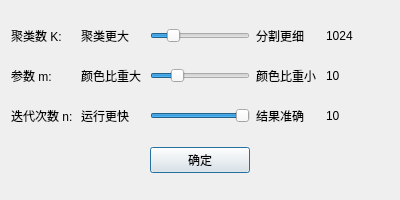
<?xml version="1.0" encoding="UTF-8"?>
<ui version="4.0">
 <class>DialogSlic</class>
 <widget class="QDialog" name="DialogSlic">
  <property name="geometry">
   <rect>
    <x>0</x>
    <y>0</y>
    <width>400</width>
    <height>200</height>
   </rect>
  </property>
  <property name="windowTitle">
   <string>Dialog</string>
  </property>
  <layout class="QGridLayout" name="gridLayout">
   <item row="0" column="3">
    <widget class="QLabel" name="label_7">
     <property name="text">
      <string>分割更细</string>
     </property>
    </widget>
   </item>
   <item row="1" column="1">
    <widget class="QLabel" name="label_5">
     <property name="text">
      <string>颜色比重大</string>
     </property>
    </widget>
   </item>
   <item row="2" column="4">
    <widget class="QLabel" name="nval">
     <property name="text">
      <string>10</string>
     </property>
    </widget>
   </item>
   <item row="1" column="3">
    <widget class="QLabel" name="label_8">
     <property name="text">
      <string>颜色比重小</string>
     </property>
    </widget>
   </item>
   <item row="0" column="4">
    <widget class="QLabel" name="kval">
     <property name="text">
      <string>1024</string>
     </property>
    </widget>
   </item>
   <item row="2" column="3">
    <widget class="QLabel" name="label_9">
     <property name="text">
      <string>结果准确</string>
     </property>
    </widget>
   </item>
   <item row="1" column="4">
    <widget class="QLabel" name="mval">
     <property name="text">
      <string>10</string>
     </property>
    </widget>
   </item>
   <item row="1" column="2">
    <widget class="QSlider" name="sliderM">
     <property name="sizePolicy">
      <sizepolicy hsizetype="Fixed" vsizetype="Fixed">
       <horstretch>0</horstretch>
       <verstretch>0</verstretch>
      </sizepolicy>
     </property>
     <property name="minimumSize">
      <size>
       <width>100</width>
       <height>0</height>
      </size>
     </property>
     <property name="minimum">
      <number>1</number>
     </property>
     <property name="maximum">
      <number>40</number>
     </property>
     <property name="value">
      <number>10</number>
     </property>
     <property name="orientation">
      <enum>Qt::Horizontal</enum>
     </property>
    </widget>
   </item>
   <item row="0" column="2">
    <widget class="QSlider" name="sliderK">
     <property name="sizePolicy">
      <sizepolicy hsizetype="Fixed" vsizetype="Fixed">
       <horstretch>0</horstretch>
       <verstretch>0</verstretch>
      </sizepolicy>
     </property>
     <property name="minimumSize">
      <size>
       <width>100</width>
       <height>0</height>
      </size>
     </property>
     <property name="minimum">
      <number>100</number>
     </property>
     <property name="maximum">
      <number>5000</number>
     </property>
     <property name="value">
      <number>1024</number>
     </property>
     <property name="orientation">
      <enum>Qt::Horizontal</enum>
     </property>
    </widget>
   </item>
   <item row="2" column="2">
    <widget class="QSlider" name="sliderN">
     <property name="sizePolicy">
      <sizepolicy hsizetype="Fixed" vsizetype="Fixed">
       <horstretch>0</horstretch>
       <verstretch>0</verstretch>
      </sizepolicy>
     </property>
     <property name="minimumSize">
      <size>
       <width>100</width>
       <height>0</height>
      </size>
     </property>
     <property name="minimum">
      <number>1</number>
     </property>
     <property name="maximum">
      <number>10</number>
     </property>
     <property name="value">
      <number>10</number>
     </property>
     <property name="orientation">
      <enum>Qt::Horizontal</enum>
     </property>
    </widget>
   </item>
   <item row="0" column="1">
    <widget class="QLabel" name="label_4">
     <property name="text">
      <string>聚类更大</string>
     </property>
    </widget>
   </item>
   <item row="2" column="1">
    <widget class="QLabel" name="label_6">
     <property name="text">
      <string>运行更快</string>
     </property>
    </widget>
   </item>
   <item row="2" column="0">
    <widget class="QLabel" name="label_3">
     <property name="text">
      <string>迭代次数 n:</string>
     </property>
    </widget>
   </item>
   <item row="0" column="0">
    <widget class="QLabel" name="label">
     <property name="text">
      <string>聚类数 K:</string>
     </property>
    </widget>
   </item>
   <item row="1" column="0">
    <widget class="QLabel" name="label_2">
     <property name="text">
      <string>参数 m:</string>
     </property>
    </widget>
   </item>
   <item row="3" column="2">
    <widget class="QPushButton" name="submitBtn">
     <property name="text">
      <string>确定</string>
     </property>
    </widget>
   </item>
  </layout>
 </widget>
 <resources/>
 <connections/>
</ui>
